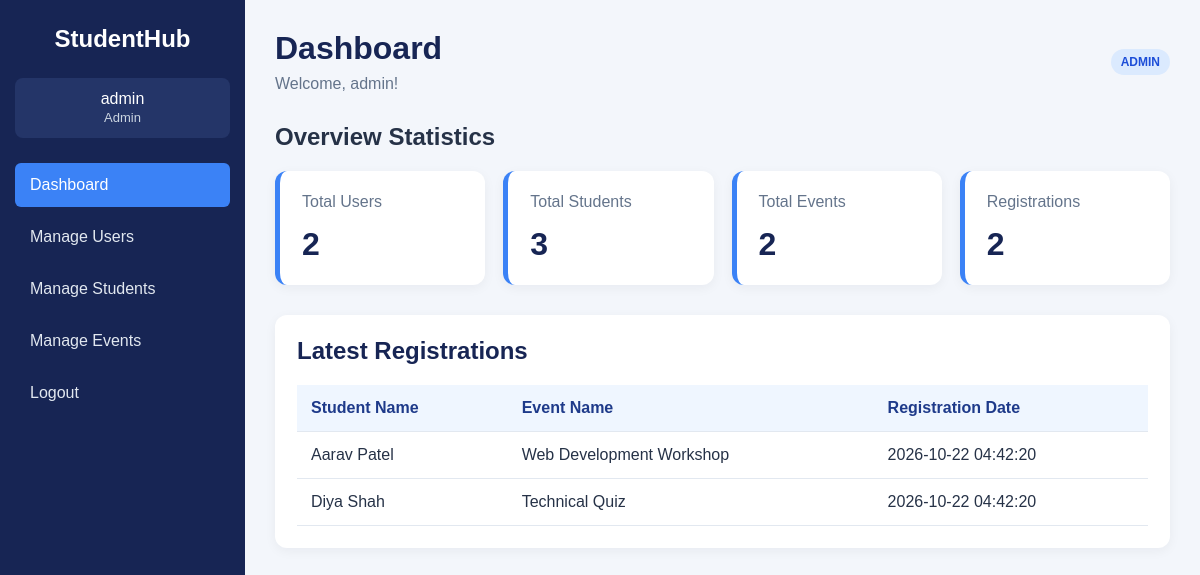
/dashboard.php (signed in), run on the app's committed database.
### tables this page shows
CREATE TABLE IF NOT EXISTS registrations (
    id INT AUTO_INCREMENT PRIMARY KEY,
    student_id INT NOT NULL,
    event_id INT NOT NULL,
    registration_date TIMESTAMP DEFAULT CURRENT_TIMESTAMP,
    FOREIGN KEY (student_id) REFERENCES students(id)
        ON DELETE CASCADE,
    FOREIGN KEY (event_id) REFERENCES events(id)
        ON DELETE CASCADE
);

CREATE TABLE IF NOT EXISTS students (
    id INT AUTO_INCREMENT PRIMARY KEY,
    name VARCHAR(100) NOT NULL,
    email VARCHAR(150) NOT NULL UNIQUE,
    course VARCHAR(100) NOT NULL,
    created_at TIMESTAMP DEFAULT CURRENT_TIMESTAMP
);

CREATE TABLE IF NOT EXISTS events (
    id INT AUTO_INCREMENT PRIMARY KEY,
    event_name VARCHAR(150) NOT NULL,
    event_date DATE NOT NULL,
    location VARCHAR(150) NOT NULL,
    created_at TIMESTAMP DEFAULT CURRENT_TIMESTAMP
);

### dashboard.php (the view, shortened to what this page needs)
<?php
require_once "db.php";
function getCount($conn, $table)
{
    $allowedTables = ["users", "students", "events", "registrations"];
    $result = $conn->query("SELECT COUNT(*) AS total FROM " . $table);
    if ($result) {
        return (int) $result->fetch_assoc()["total"];
    }
    return 0;
}
$userCount = getCount($conn, "users");
$studentCount = getCount($conn, "students");
$eventCount = getCount($conn, "events");
$registrationCount = getCount($conn, "registrations");
$latest = $conn->query(
    "SELECT students.name AS student_name,
            events.event_name,
            registrations.registration_date
     FROM registrations
     INNER JOIN students ON registrations.student_id = students.id
     INNER JOIN events ON registrations.event_id = events.id
     ORDER BY registrations.registration_date DESC
     LIMIT 5"
);
?>
<!DOCTYPE html>
<html lang="en">
<head>
    <link rel="stylesheet" href="style.css">
</head>
<body>
    <div class="layout">
        <aside class="sidebar">
            <h2>StudentHub</h2>
            <p class="sidebar-user">
                <?= htmlspecialchars($_SESSION["username"]) ?>
                <br>
                <span><?= htmlspecialchars(ucfirst($_SESSION["role"])) ?></span>
            </p>
            <nav>
                <a class="active" href="dashboard.php">Dashboard</a>
                <?php if ($_SESSION["role"] === "admin"): ?>
                    <a href="users.php">Manage Users</a>
                    <a href="students.php">Manage Students</a>
                    <a href="events.php">Manage Events</a>
                <?php else: ?>
                    <a href="students.php">Student Information</a>
                    <a href="events.php">View Events</a>
                <?php endif; ?>
                <a href="logout.php">Logout</a>
            </nav>
        </aside>
        <main class="main-content">
            <header class="topbar">
                <div>
                    <h1>Dashboard</h1>
                    <p>Welcome, <?= htmlspecialchars($_SESSION["username"]) ?>!</p>
                </div>
                <span class="role-label">
                    <?= htmlspecialchars(strtoupper($_SESSION["role"])) ?>
                </span>
            </header>
            <?php if ($_SESSION["role"] === "admin"): ?>
                <h2>Overview Statistics</h2>
                <section class="stats">
                    <div class="stat-card">
                        <p>Total Users</p>
                        <h2><?= $userCount ?></h2>
                    </div>
                    <div class="stat-card">
                        <p>Total Students</p>
                        <h2><?= $studentCount ?></h2>
                    </div>
                    <div class="stat-card">
                        <p>Total Events</p>
                        <h2><?= $eventCount ?></h2>
                    </div>
                    <div class="stat-card">
                        <p>Registrations</p>
                        <h2><?= $registrationCount ?></h2>
                    </div>
                </section>
                <section class="panel">
                    <h2>Latest Registrations</h2>
                    <div class="table-wrapper">
                        <table>
                            <thead>
                                <tr>
                                    <th>Student Name</th>
                                    <th>Event Name</th>
                                    <th>Registration Date</th>
                                </tr>
                            </thead>
                            <tbody>
                                <?php if ($latest && $latest->num_rows > 0): ?>
                                    <?php while ($row = $latest->fetch_assoc()): ?>
                                        <tr>
                                            <td><?= htmlspecialchars($row["student_name"]) ?></td>
                                            <td><?= htmlspecialchars($row["event_name"]) ?></td>
                                            <td><?= htmlspecialchars($row["registration_date"]) ?></td>
                                        </tr>
                                    <?php endwhile; ?>
                                <?php else: ?>
                                    <tr>
                                        <td colspan="3">No registrations found.</td>
                                    </tr>
                                <?php endif; ?>
                            </tbody>
                        </table>
                    </div>
                </section>
            <?php endif; ?>
        </main>
    </div>
</body>
</html>

### style.css (style rules this page uses)
* { box-sizing: border-box; }
body { margin: 0; font-family: Arial, sans-serif; background: #f3f6fb; color: #263247; }
.layout { display: flex; min-height: 100vh; }
.sidebar { width: 245px; flex-shrink: 0; background: #172554; color: white; padding: 25px 15px; }
.sidebar h2 { text-align: center; margin: 0 0 25px; }
.sidebar-user { text-align: center; padding: 12px; background: #243568; border-radius: 8px; overflow-wrap: anywhere; }
.sidebar-user span { color: #cbd5e1; font-size: 13px; }
.sidebar nav { display: flex; flex-direction: column; gap: 8px; margin-top: 25px; }
.sidebar nav a { color: #e2e8f0; text-decoration: none; padding: 13px 15px; border-radius: 6px; }
.sidebar nav a:hover, .sidebar nav a.active { background: #3b82f6; color: white; }
.main-content { flex: 1; min-width: 0; padding: 30px; }
.topbar { display: flex; align-items: center; justify-content: space-between; gap: 15px; margin-bottom: 30px; }
.topbar h1 { margin: 0 0 8px; color: #172554; }
.topbar p { margin: 0; color: #64748b; }
.stats { display: grid; grid-template-columns: repeat(4, minmax(0, 1fr)); gap: 18px; margin: 20px 0 30px; }
.stat-card { background: white; padding: 22px; border-radius: 12px; box-shadow: 0 3px 12px #0f172a0d; border-left: 5px solid #3b82f6; }
.stat-card p { color: #64748b; margin: 0 0 15px; }
.stat-card h2 { margin: 0; color: #172554; font-size: 32px; }
.panel { background: white; padding: 22px; border-radius: 12px; box-shadow: 0 3px 12px #0f172a0d; margin-bottom: 25px; }
.panel h2 { margin-top: 0; color: #172554; }
.table-wrapper { width: 100%; overflow-x: auto; }
table { width: 100%; border-collapse: collapse; min-width: 500px; }
th, td { padding: 14px; text-align: left; border-bottom: 1px solid #e2e8f0; }
th { background: #eff6ff; color: #1e3a8a; }
.role-label { display: inline-block; padding: 6px 10px; background: #dbeafe; color: #1d4ed8; border-radius: 20px; font-size: 12px; font-weight: bold; }

### data on the page
registrations: student.name "Aarav Patel", event.event_name "Web Development Workshop", registration_date "2026-10-22 04:42:20"
registrations: student.name "Diya Shah", event.event_name "Technical Quiz", registration_date "2026-10-22 04:42:20"

### other printed values
$_SESSION["username"] "admin"
$_SESSION["role"] "Admin"
$_SESSION["role"] "ADMIN"
$userCount "2"
$studentCount "3"
$eventCount "2"
$registrationCount "2"
